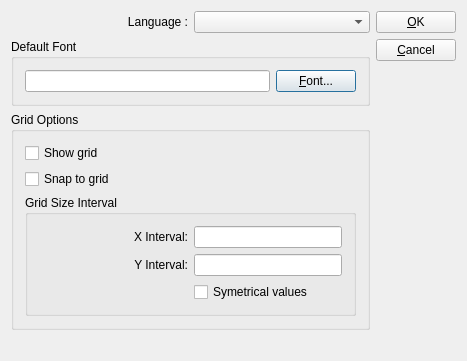
<ui version="4.0" >
 <comment> * OpenRPT report writer and rendering engine
 * Copyright (C) 2001-2008 by OpenMFG, LLC
 *
 * This library is free software; you can redistribute it and/or
 * modify it under the terms of the GNU Lesser General Public
 * License as published by the Free Software Foundation; either
 * version 2.1 of the License, or (at your option) any later version.
 *
 * This library is distributed in the hope that it will be useful,
 * but WITHOUT ANY WARRANTY; without even the implied warranty of
 * MERCHANTABILITY or FITNESS FOR A PARTICULAR PURPOSE. See the GNU
 * Lesser General Public License for more details.
 *
 * You should have received a copy of the GNU Lesser General Public
 * License along with this library; if not, write to the Free Software
 * Foundation, Inc., 59 Temple Place, Suite 330, Boston, MA 02111-1307 USA
 * Please contact info@openmfg.com with any questions on this license.</comment>
 <class>EditPreferences</class>
 <widget class="QDialog" name="EditPreferences" >
  <property name="geometry" >
   <rect>
    <x>0</x>
    <y>0</y>
    <width>462</width>
    <height>361</height>
   </rect>
  </property>
  <property name="sizePolicy" >
   <sizepolicy vsizetype="MinimumExpanding" hsizetype="Preferred" >
    <horstretch>0</horstretch>
    <verstretch>0</verstretch>
   </sizepolicy>
  </property>
  <property name="windowTitle" >
   <string>Preferences</string>
  </property>
  <layout class="QHBoxLayout" >
   <item>
    <layout class="QVBoxLayout" >
     <property name="spacing" >
      <number>0</number>
     </property>
     <item>
      <layout class="QVBoxLayout" >
       <item>
        <layout class="QHBoxLayout" >
         <item>
          <widget class="QLabel" name="label" >
           <property name="text" >
            <string>Language :</string>
           </property>
           <property name="alignment" >
            <set>Qt::AlignRight|Qt::AlignTrailing|Qt::AlignVCenter</set>
           </property>
           <property name="buddy" >
            <cstring>_cbLanguage</cstring>
           </property>
          </widget>
         </item>
         <item>
          <widget class="QComboBox" name="_cbLanguage" />
         </item>
        </layout>
       </item>
       <item>
        <widget class="QGroupBox" name="_bgDefaultFont" >
         <property name="title" >
          <string>Default Font</string>
         </property>
         <layout class="QHBoxLayout" >
          <property name="spacing" >
           <number>6</number>
          </property>
          <property name="leftMargin" >
           <number>11</number>
          </property>
          <property name="topMargin" >
           <number>11</number>
          </property>
          <property name="rightMargin" >
           <number>11</number>
          </property>
          <property name="bottomMargin" >
           <number>11</number>
          </property>
          <item>
           <widget class="QLineEdit" name="_leDefaultFont" >
            <property name="frame" >
             <bool>true</bool>
            </property>
            <property name="readOnly" >
             <bool>true</bool>
            </property>
           </widget>
          </item>
          <item>
           <widget class="QPushButton" name="_btnChangeFont" >
            <property name="text" >
             <string>&amp;Font...</string>
            </property>
           </widget>
          </item>
         </layout>
        </widget>
       </item>
       <item>
        <widget class="QGroupBox" name="_gbGridOptions" >
         <property name="title" >
          <string>Grid Options</string>
         </property>
         <layout class="QVBoxLayout" >
          <property name="spacing" >
           <number>6</number>
          </property>
          <property name="leftMargin" >
           <number>11</number>
          </property>
          <property name="topMargin" >
           <number>11</number>
          </property>
          <property name="rightMargin" >
           <number>11</number>
          </property>
          <property name="bottomMargin" >
           <number>11</number>
          </property>
          <item>
           <widget class="QCheckBox" name="_cbShowGrid" >
            <property name="text" >
             <string>Show grid</string>
            </property>
           </widget>
          </item>
          <item>
           <widget class="QCheckBox" name="_cbSnapGrid" >
            <property name="text" >
             <string>Snap to grid</string>
            </property>
           </widget>
          </item>
          <item>
           <widget class="QGroupBox" name="_gbGridSize" >
            <property name="sizePolicy" >
             <sizepolicy vsizetype="MinimumExpanding" hsizetype="Preferred" >
              <horstretch>0</horstretch>
              <verstretch>0</verstretch>
             </sizepolicy>
            </property>
            <property name="title" >
             <string>Grid Size Interval</string>
            </property>
            <layout class="QGridLayout" >
             <property name="leftMargin" >
              <number>11</number>
             </property>
             <property name="topMargin" >
              <number>11</number>
             </property>
             <property name="rightMargin" >
              <number>11</number>
             </property>
             <property name="bottomMargin" >
              <number>11</number>
             </property>
             <property name="horizontalSpacing" >
              <number>6</number>
             </property>
             <property name="verticalSpacing" >
              <number>6</number>
             </property>
             <item row="0" column="0" >
              <widget class="QLabel" name="_lblGridSizeX" >
               <property name="text" >
                <string>X Interval:</string>
               </property>
               <property name="alignment" >
                <set>Qt::AlignRight|Qt::AlignTrailing|Qt::AlignVCenter</set>
               </property>
               <property name="buddy" >
                <cstring>_leGridSizeX</cstring>
               </property>
              </widget>
             </item>
             <item row="1" column="0" >
              <widget class="QLabel" name="_lblGridSizeY" >
               <property name="text" >
                <string>Y Interval:</string>
               </property>
               <property name="alignment" >
                <set>Qt::AlignRight|Qt::AlignTrailing|Qt::AlignVCenter</set>
               </property>
               <property name="buddy" >
                <cstring>_leGridSizeY</cstring>
               </property>
              </widget>
             </item>
             <item row="0" column="1" >
              <widget class="QLineEdit" name="_leGridSizeX" />
             </item>
             <item row="1" column="1" >
              <widget class="QLineEdit" name="_leGridSizeY" />
             </item>
             <item row="2" column="1" >
              <widget class="QCheckBox" name="_cbGridSymetrical" >
               <property name="text" >
                <string>Symetrical values</string>
               </property>
              </widget>
             </item>
             <item row="2" column="0" >
              <spacer>
               <property name="orientation" >
                <enum>Qt::Horizontal</enum>
               </property>
               <property name="sizeType" >
                <enum>QSizePolicy::MinimumExpanding</enum>
               </property>
               <property name="sizeHint" >
                <size>
                 <width>40</width>
                 <height>20</height>
                </size>
               </property>
              </spacer>
             </item>
            </layout>
           </widget>
          </item>
         </layout>
        </widget>
       </item>
      </layout>
     </item>
     <item>
      <spacer>
       <property name="orientation" >
        <enum>Qt::Vertical</enum>
       </property>
       <property name="sizeType" >
        <enum>QSizePolicy::Expanding</enum>
       </property>
       <property name="sizeHint" >
        <size>
         <width>359</width>
         <height>16</height>
        </size>
       </property>
      </spacer>
     </item>
    </layout>
   </item>
   <item>
    <layout class="QVBoxLayout" >
     <property name="spacing" >
      <number>6</number>
     </property>
     <property name="leftMargin" >
      <number>0</number>
     </property>
     <property name="topMargin" >
      <number>0</number>
     </property>
     <property name="rightMargin" >
      <number>0</number>
     </property>
     <property name="bottomMargin" >
      <number>0</number>
     </property>
     <item>
      <widget class="QPushButton" name="_btnOk" >
       <property name="text" >
        <string>&amp;OK</string>
       </property>
      </widget>
     </item>
     <item>
      <widget class="QPushButton" name="_btnCancel" >
       <property name="text" >
        <string>&amp;Cancel</string>
       </property>
      </widget>
     </item>
     <item>
      <spacer>
       <property name="orientation" >
        <enum>Qt::Vertical</enum>
       </property>
       <property name="sizeType" >
        <enum>QSizePolicy::Expanding</enum>
       </property>
       <property name="sizeHint" >
        <size>
         <width>20</width>
         <height>40</height>
        </size>
       </property>
      </spacer>
     </item>
    </layout>
   </item>
  </layout>
 </widget>
 <layoutdefault spacing="6" margin="11" />
 <pixmapfunction>qPixmapFromMimeSource</pixmapfunction>
 <resources/>
 <connections>
  <connection>
   <sender>_btnCancel</sender>
   <signal>clicked()</signal>
   <receiver>EditPreferences</receiver>
   <slot>reject()</slot>
   <hints>
    <hint type="sourcelabel" >
     <x>20</x>
     <y>20</y>
    </hint>
    <hint type="destinationlabel" >
     <x>20</x>
     <y>20</y>
    </hint>
   </hints>
  </connection>
  <connection>
   <sender>_btnOk</sender>
   <signal>clicked()</signal>
   <receiver>EditPreferences</receiver>
   <slot>accept()</slot>
   <hints>
    <hint type="sourcelabel" >
     <x>20</x>
     <y>20</y>
    </hint>
    <hint type="destinationlabel" >
     <x>20</x>
     <y>20</y>
    </hint>
   </hints>
  </connection>
  <connection>
   <sender>_cbGridSymetrical</sender>
   <signal>toggled(bool)</signal>
   <receiver>_lblGridSizeY</receiver>
   <slot>setDisabled(bool)</slot>
   <hints>
    <hint type="sourcelabel" >
     <x>20</x>
     <y>20</y>
    </hint>
    <hint type="destinationlabel" >
     <x>20</x>
     <y>20</y>
    </hint>
   </hints>
  </connection>
  <connection>
   <sender>_cbGridSymetrical</sender>
   <signal>toggled(bool)</signal>
   <receiver>_leGridSizeY</receiver>
   <slot>setDisabled(bool)</slot>
   <hints>
    <hint type="sourcelabel" >
     <x>20</x>
     <y>20</y>
    </hint>
    <hint type="destinationlabel" >
     <x>20</x>
     <y>20</y>
    </hint>
   </hints>
  </connection>
 </connections>
</ui>
